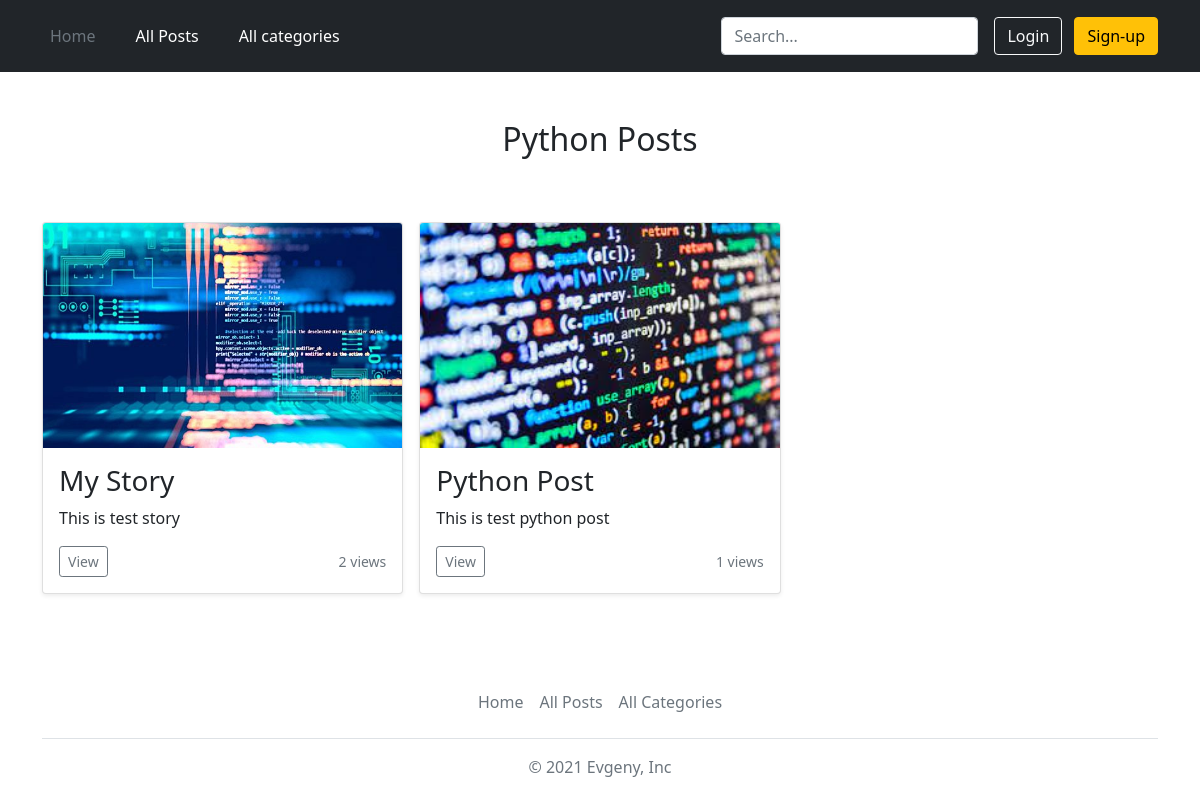
The app's page /categories/python with its own data.
### blog/models.py (models this page shows, shortened)
class Tag(models.Model):
    caption = models.CharField(max_length=10)
    slug = models.SlugField(unique=True, null=True)

class Post(models.Model):
    title = models.CharField(max_length=20)
    views = models.IntegerField(default=0)
    excerpt = models.CharField(max_length=100)
    image = models.ImageField(upload_to='posts', null=True)
    date = models.DateField(auto_now=True)
    time = models.TimeField(auto_now=True, null=True)
    slug = models.SlugField(unique=True)
    content = models.TextField(validators=[MinLengthValidator(10)])
    author = models.ForeignKey(Author, on_delete=models.SET_NULL, null=True, related_name="posts")
    tags = models.ManyToManyField(Tag)

### blog/views.py (the view)
# urls.py: path('categories/<slug:slug>', views.CategoryView.as_view(), name='category-page'),
class CategoryView(View):
    def get(self, request, slug):
        posts = Post.objects.filter(tags__slug=slug)
        tag = Tag.objects.get(slug=slug)
        context = {
            'posts': posts,
            'tag': tag
        }
        return render(request, 'blog/category.html', context)

### blog/templates/blog/category.html
{% extends 'base.html' %}
{% load static %}
{% block css_files %}
    <link rel="stylesheet" href="{% static 'blog/category.css' %}">
{% endblock %}
{% block content%}
<div class="album py-5">
    <div class="container">
        <h2 class="category-title">{{ tag.caption }} Posts</h2>
        {% if posts %}
                <div class="row row-cols-1 row-cols-sm-2 row-cols-md-3 g-3">
                {% for post in posts %}
                    {% include 'blog/includes/post.html' %}
                {% endfor %}
                </div>
        {% else %}
            <p>There are no posts with this tag, but this is only for now.</p>
        {% endif %}
    </div>
</div>
{% endblock %}

### blog/templates/blog/includes/post.html (shortened to what this page needs)
{% load static %}
{% block css_files%}
    <link href="https://getbootstrap.com/docs/5.1/dist/css/bootstrap.min.css" rel="stylesheet"
>
{% endblock %}
 <div class="col">
  <div class="card shadow-sm">
      <img src="{{ post.image.url }}" class="bd-placeholder-img card-img-top" width="100%" height="225">
    <div class="card-body">
      <h3 class="card-text">{{ post.title }}</h3>
      <p class="card-text">{{ post.excerpt }}</p>
      <div class="d-flex justify-content-between align-items-center">
        <div class="btn-group">
            <a href="{% url 'post-detail-page' post.slug %}">
                <button type="button" class="btn btn-sm btn-outline-secondary">View</button>
            </a>
        </div>
        <small class="text-muted">{{ post.views }} views</small>
      </div>
    </div>
  </div>
 </div>

### blog/static/blog/category.css (style rules this page uses)
.category-title { text-align: center; margin-bottom: 4rem; }

### records on screen
Tag: caption "Python"
Post: image (picture), title "My Story", excerpt "This is test story", views "2"
Post: image (picture), title "Python Post", excerpt "This is test python post", views "1"
